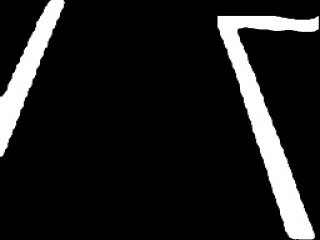
#> input picture vt_ws/src/vt_yolo/images/resized_image2.jpg, 320 x 240 px
$ python getbias.py
#> lines starting #> are read from the running program, lines starting #| are printed output that depends on the picture; long printed decimals are rounded
'''
Author: wuyao sss
Date: 2024-03-01 11:11:30
LastEditors: EPAICAR EPAICAR@EPAICAR
LastEditTime: 2024-03-01 22:50:56
FilePath: /rqh/demo_py/getbias.py
Description: 这是默认设置,请设置`customMade`, 打开koroFileHeader查看配置 进行设置: https://github.com/OBKoro1/koro1FileHeader/wiki/%E9%85%8D%E7%BD%AE
'''
import numpy as np
import time
import cv2
from multiprocessing import Pool
import threading
from queue import Queue
import concurrent.futures


def calculate_bottom_x(left, bottom_y):
    # bottom_x_left = int(left[0] * (bottom_y ** 2) + left[1] * bottom_y + left[2])
    return int(left[0] * (bottom_y ** 2) + left[1] * bottom_y + left[2])


'''
description: img.shape[0]---height deflaut:240
             img.shape[1]---weight deflaut:320
return {*}
'''
class GetAngle:
    def __init__(self):
        self.nwindows = 4
        self.margin = 100
        self.minpix = 30
        self.minLane = 100

        self.height = 240
        self.weight = 320
        self.midpoint = 160      # np.int32(img.shape[1]/2)  320
        self.window_height = 60  # np.int32(img.shape[0]/nwindows)  240
        self.bottom_y = 120      # int(self.img.shape[0]/2)
        self.h = [0,240]
        self.w = [0,320]


        self.window_ranges = self._calculate_window_ranges()
        # print(self.window_ranges)
        self.fit =[-100,-100,-100]

    def _calculate_window_ranges(self):
        window_ranges = []
        for window in range(self.nwindows):
            start = self.h[1] - int(self.h[0] + (self.h[1] - self.h[0]) * window / self.nwindows)
            end = self.h[1] - int(self.h[0] + (self.h[1] - self.h[0]) * (window + 1) / self.nwindows)
            window_ranges.append((start, end))
        return window_ranges

    def _roi_img(self,img):
        '''
        description:
        return {*}   left_half, right_half
        '''
        return img[:, :self.midpoint].copy(),  img[:, self.midpoint:].copy()
        # left_half = image[:, :self.midpoint//2]
        # right_half = image[:, self.midpoint//2:]

    def find_line(self, img_half, x_current,trans):
        '''
        description: trans 右车道线的补偿
        return {*}
        '''
        nonzero_coords = cv2.findNonZero(img_half)
        fit =[-100,-100,-100]

        temp_xy = []
        mutation = False
        if nonzero_coords is not None:
            nonzero_coords = nonzero_coords[:, 0, :]  # 剥离多余的维度
            nonzeroy = nonzero_coords[:, 1]
            nonzerox = nonzero_coords[:, 0]
            lane_inds = []
            for window in range(self.nwindows):
                start, end = self.window_ranges[window]
                histogram = np.sum(img_half[end:start,0:160], axis=0)
                x_current = np.argmax(histogram) if np.argmax(histogram) > self.minLane else x_current

                win_y_high = start
                win_y_low = end

                win_x_low = x_current - self.margin
                win_x_high = x_current + self.margin
                good_inds = ((nonzeroy >= win_y_low) & (nonzeroy < win_y_high) &
                (nonzerox >= win_x_low) &  (nonzerox < win_x_high)).nonzero()[0]
                lane_inds.append(good_inds)
                if len(good_inds) > self.minpix:
                    x_current = np.int32(np.mean(nonzerox[good_inds]))
                    y_current = np.int32(np.mean(nonzeroy[good_inds]))
                    # k = y_current/x_current
                    temp_xy.append((x_current, y_current))

                    # print(k)
                    cv2.circle(img_half, (x_current, y_current), radius=5, color=(0, 0, 0), thickness=-1)
                    #
            print("=================")

            temp_xy_len = len(temp_xy)
            if  temp_xy_len< 3:
                print('\033[31m no lines \033[0m')
            else:
                for i in range(temp_xy_len-1):
                    A = temp_xy[0]
                    B = temp_xy[1]
                    k = (A[1]-B[1])/(A[0]-B[0])
                    del temp_xy[0]
                    if i == 0:
                        last_k = k
                        # print("k", k)

                        continue

                    error = abs(k-last_k)
                    last_k = k

                    # print(A)
                    # print("error", error)
                    # print("k", k)

                    if error > 10:    #阈值
                        print("突变了")
                        mutation = True
                if not mutation:    # 如果没有突变
                    lane_inds = np.concatenate(lane_inds)
                    x = nonzerox[lane_inds] + trans
                    y = nonzeroy[lane_inds]
                    fit = np.polyfit(y, x, 2)

                    return fit, mutation
                else:
                    return [-1,-1,-1], mutation


                    # [10 lines of commented-out code are left out]


    # [134 lines left out: functions find_line_fit, find_calculate, get_angle_wrapper, not called in this run]


    def get_angle(self, img):
        # img = self.img.copy()
        mid = 160
        img_l, img_r = self._roi_img(img)

        left, left_mutation= self.find_line(img_l,0, 0)
        # cv2.imwrite("../images/img_l.jpg",img_l)
        right, right_mutation= self.find_line(img_r, 160, self.midpoint)
        # cv2.imwrite("../images/img_r.jpg",img_r)

        if (not left_mutation) and (not right_mutation):
            bottom_x_left = calculate_bottom_x(left, self.bottom_y)
            bottom_x_right = calculate_bottom_x(right, self.bottom_y)
            angle = (bottom_x_left + bottom_x_right)/2 - mid
            return angle
        elif left_mutation:
            print("left_mutation 朝着发生突变的方向转弯，自行补充逻辑")
            pass
        elif right_mutation:
            print("right_mutation 朝着发生突变的方向转弯，自行补充逻辑")

            pass


        #可视化
        # mid = 160
        # angle = int(bottom_x_left / 2 + bottom_x_right / 2) - mid
        # # print(angle)
        # # cv2.line(img, (mid, 0), (mid,img.shape[0]), (0, 0, 255), thickness=10)
        # # cv2.line(img,(bottom_x_left,self.bottom_y),(bottom_x_right,self.bottom_y),(255,0,0), thickness=10)
        # # cv2.line(img, (mid, self.bottom_y), (int(bottom_x_left / 2 + bottom_x_right / 2), self.bottom_y), (0, 255, 0),
        # #         thickness=10)

        # # cv2.imwrite("../images/carlinrbias.jpg",img)

        # angle = (bottom_x_left + bottom_x_right)/2 - mid

        # return angle


if __name__ == '__main__':
    image = cv2.imread('../images/resized_image2.jpg', cv2.IMREAD_GRAYSCALE)
#> image is the input picture: shape (240, 320); min 0, max 255, mean 29.2
    # image = cv2.imread('../images/resized_img.jpg')
    resized_image = cv2.resize(image, (320, 240), interpolation=cv2.INTER_AREA)
    # cv2.imwrite("../images/resized_image3.jpg",resized_image)

    gt = GetAngle()
    # print(image.shape)
    # print(type(image))

    total_time = 0
    num_iterations = 10
    num_skipped = 5

    for i in range(num_iterations):
        t0 = time.time()
        print(gt.get_angle(resized_image))
        # gt.get_angle_wrapper()
        t1 = time.time()
        elapsed_time = (t1 - t0) * 1000
        if i >= num_skipped:
            total_time += elapsed_time
#> this loop made 10 passes
#| None
#| None
#| None
#| None
#| None
#| None
#| None
#| None
#> (further printed lines are left out)
#> pass 1, in get_angle, `img_l, img_r = self._roi_img(img)`:
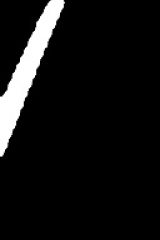
#> img_l: shape (240, 160); min 0, max 255, mean 18.9
#> pass 1, in get_angle, `img_l, img_r = self._roi_img(img)`:
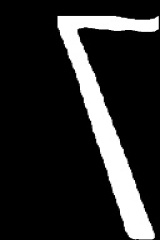
#> img_r: shape (240, 160); min 0, max 255, mean 39.6
#> after the loop, total_time = 10.92
        # print(elapsed_time)

    average_time = total_time / (num_iterations - num_skipped)
#> average_time = 2.18
    print("Average time (after skipping first {}): {} ms".format(num_skipped, average_time))
#| Average time (after skipping first 5): 2.183 ms
